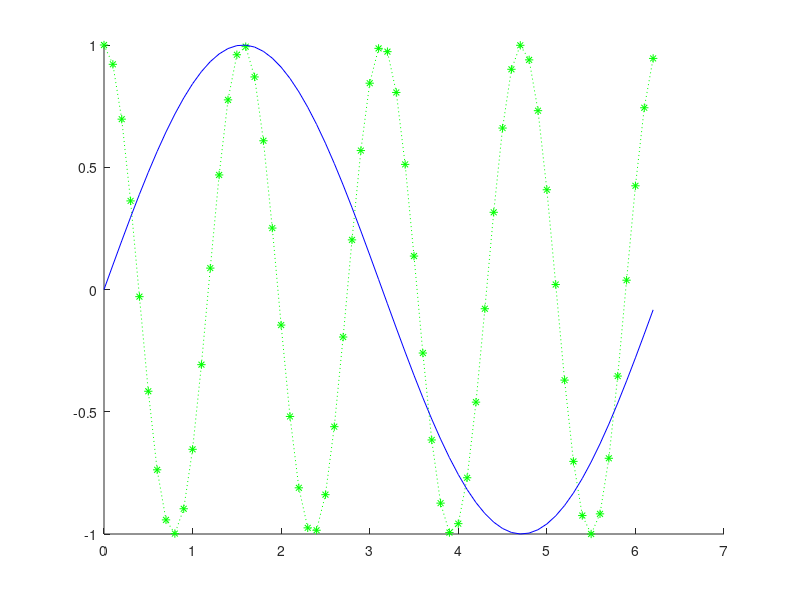

Source code (MATLAB):
% Randall, Logan
% lab 8_plots
clc, clear, format compact
x=0:0.1:2*pi;
y1=cos(4*x)
y2=sin(x)
hold on
plot(x,y1,':*g')
plot(x,y2,'b')